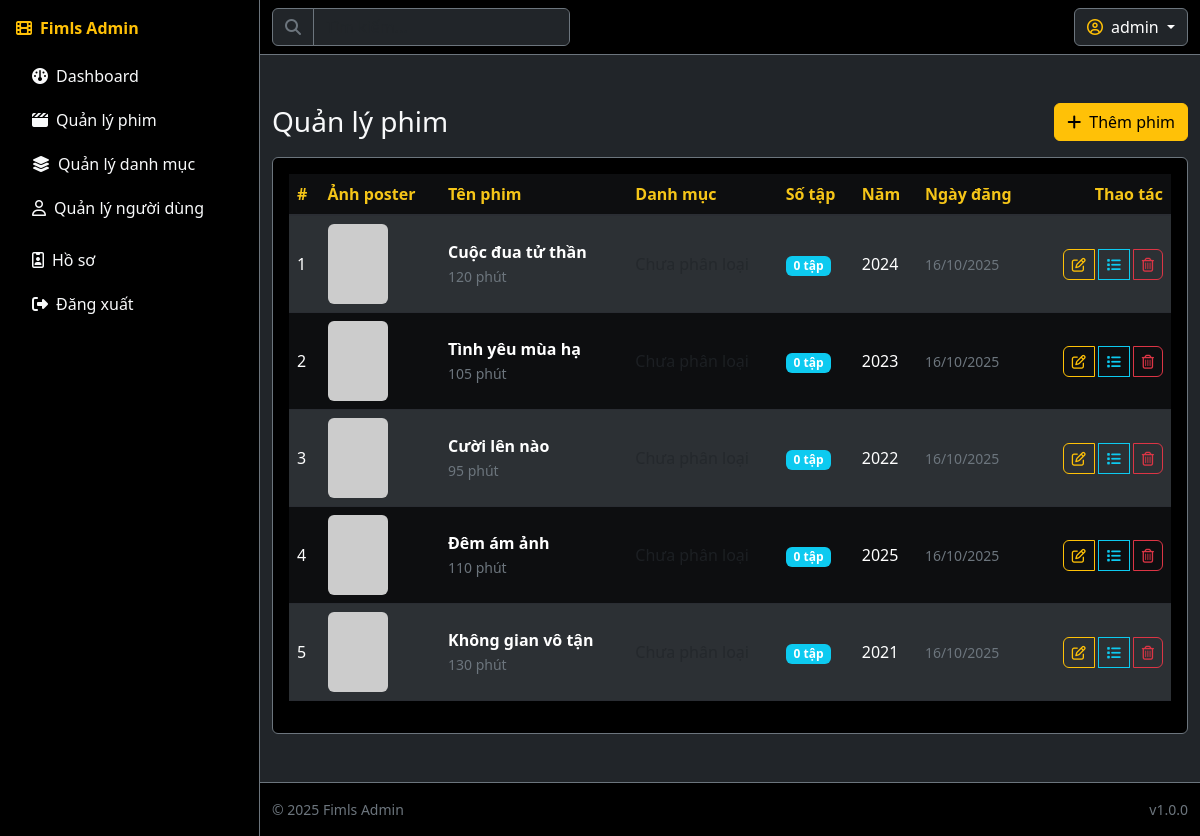
The app's page /admin/manage_movies.php (signed in), older data.
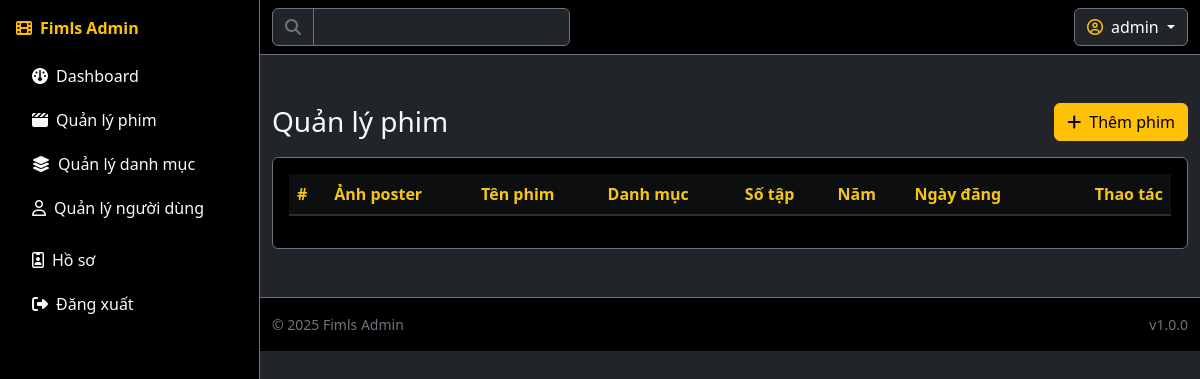
The same page, newer data.
### tables this page shows
CREATE TABLE IF NOT EXISTS movies (
  id INT AUTO_INCREMENT PRIMARY KEY,
  title VARCHAR(255) NOT NULL,
  description TEXT,
  thumbnail VARCHAR(255),
  year YEAR,
  duration VARCHAR(50),
  created_at TIMESTAMP DEFAULT CURRENT_TIMESTAMP
);

### admin/manage_movies.php (the view, shortened to what this page needs)
<?php include __DIR__ . '/includes/header.php'; ?>
<div class="admin-layout">
<?php include __DIR__ . '/includes/sidebar.php'; ?>
<div>
<?php include __DIR__ . '/includes/topbar.php'; ?>
<?php
$movies = $mysqli->query('
  SELECT
    m.*,
    GROUP_CONCAT(c.name SEPARATOR ", ") AS categories,
    COUNT(e.id) AS episode_count
  FROM movies m
  LEFT JOIN movie_categories mc ON m.id = mc.movie_id
  LEFT JOIN categories c ON mc.category_id = c.id
  LEFT JOIN episodes e ON m.id = e.movie_id
  GROUP BY m.id
  ORDER BY m.created_at DESC
');
?>
<main class="container-fluid my-4 my-md-5">
  <div class="d-flex justify-content-between align-items-center mb-3">
    <h3 class="section-title m-0">Quản lý phim</h3>
    <div>
      <a class="btn btn-warning" href="<?php echo BASE_PATH; ?>/admin/add_movie.php"><i class="fa-solid fa-plus me-2"></i>Thêm phim</a>
    </div>
  </div>
  <div class="row g-4">
    <div class="col-12">
      <div class="card bg-black border-secondary">
        <div class="card-body">
          <div class="table-responsive">
            <table class="table table-dark table-striped align-middle">
              <thead>
                <tr>
                  <th>#</th>
                  <th>Ảnh poster</th>
                  <th>Tên phim</th>
                  <th>Danh mục</th>
                  <th>Số tập</th>
                  <th>Năm</th>
                  <th>Ngày đăng</th>
                  <th class="text-end">Thao tác</th>
                </tr>
              </thead>
              <tbody>
                <?php $i=1; while($m=$movies->fetch_assoc()): ?>
                <tr>
                  <td><?php echo $i++; ?></td>
                  <td>
                    <img src="<?php echo htmlspecialchars($m['thumbnail'] ?: 'https://picsum.photos/100/150'); ?>"
                         alt="Poster"
                         style="width:60px;height:80px;object-fit:cover;border-radius:6px">
                  </td>
                  <td>
                    <div class="fw-bold"><?php echo htmlspecialchars($m['title']); ?></div>
                    <small class="text-secondary"><?php echo htmlspecialchars($m['duration'] ?: '—'); ?></small>
                  </td>
                  <td>
                    <?php if ($m['categories']): ?>
                      <?php
                      $categories = explode(', ', $m['categories']);
                      foreach ($categories as $cat):
                      ?>
                        <span class="badge bg-secondary me-1 mb-1"><?php echo htmlspecialchars(trim($cat)); ?></span>
                      <?php endforeach; ?>
                    <?php else: ?>
                      <span class="text-muted">Chưa phân loại</span>
                    <?php endif; ?>
                  </td>
                  <td>
                    <span class="badge bg-info"><?php echo (int)$m['episode_count']; ?> tập</span>
                  </td>
                  <td><?php echo htmlspecialchars($m['year'] ?: '—'); ?></td>
                  <td>
                    <small class="text-secondary">
                      <?php echo date('d/m/Y', strtotime($m['created_at'])); ?>
                    </small>
                  </td>
                  <td class="text-end">
                    <div class="btn-group" role="group">
                      <a class="btn btn-sm btn-outline-warning"
                         href="<?php echo BASE_PATH; ?>/admin/edit_movie.php?id=<?php echo $m['id']; ?>"
                         title="Chỉnh sửa">
                        <i class="fa-regular fa-pen-to-square"></i>
                      </a>
                      <a class="btn btn-sm btn-outline-info"
                         href="<?php echo BASE_PATH; ?>/admin/manage_episodes.php?movie_id=<?php echo $m['id']; ?>"
                         title="Quản lý tập">
                        <i class="fa-solid fa-list"></i>
                      </a>
                      <a class="btn btn-sm btn-outline-danger"
                         href="?action=delete&id=<?php echo $m['id']; ?>"
                         onclick="return confirm('Bạn có chắc chắn muốn xóa phim này không?');"
                         title="Xóa">
                        <i class="fa-regular fa-trash-can"></i>
                      </a>
                    </div>
                  </td>
                </tr>
                <?php endwhile; ?>
              </tbody>
            </table>
          </div>
        </div>
      </div>
    </div>
  </div>
</main>
<?php include __DIR__ . '/includes/footer.php'; ?>

Row changes from the older to the newer data that the page shows:
removed movies: title "Cuộc đua tử thần", duration "120 phút", episode_count "0", year "2024", created_at "16/10/2025"
removed movies: title "Tình yêu mùa hạ", duration "105 phút", episode_count "0", year "2023", created_at "16/10/2025"
removed movies: title "Cười lên nào", duration "95 phút", episode_count "0", year "2022", created_at "16/10/2025"
removed movies: title "Đêm ám ảnh", duration "110 phút", episode_count "0", year "2025", created_at "16/10/2025"
removed movies: title "Không gian vô tận", duration "130 phút", episode_count "0", year "2021", created_at "16/10/2025"
